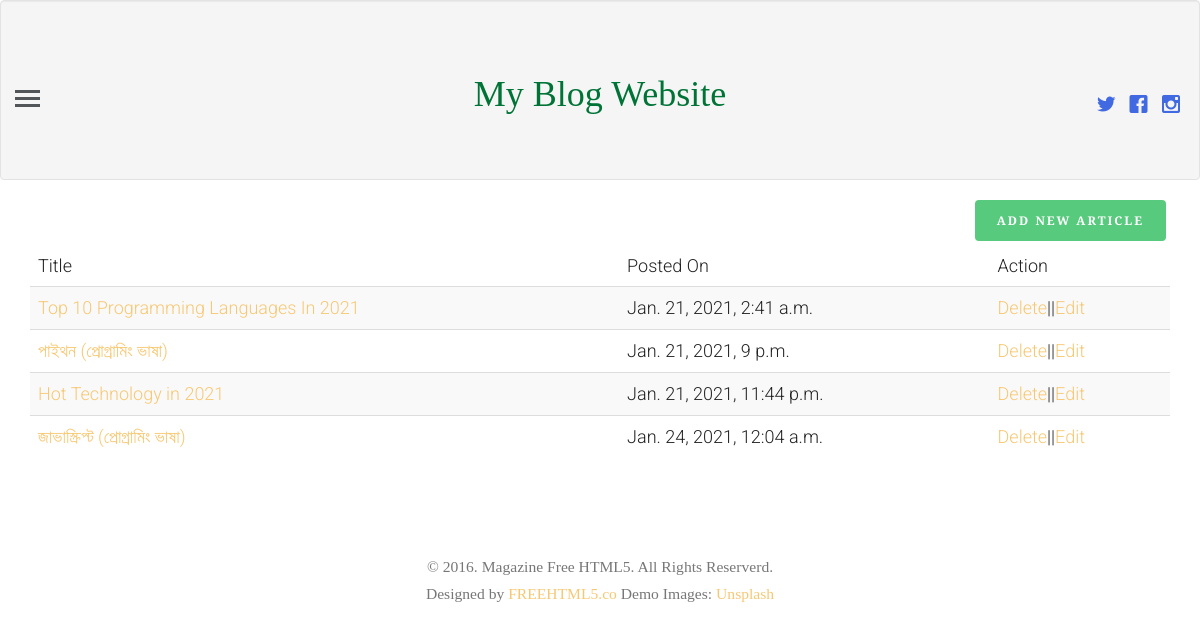
/profile (signed in), run on the app's committed database.
### blogapp/models.py (models this page shows, shortened)
class article(models.Model):
    article_author = models.ForeignKey(author, on_delete=models.CASCADE)
    title = models.CharField(max_length=200)
    body = RichTextField(blank=True, null=True)
    image = models.FileField()
    posted_on = models.DateTimeField(auto_now=False, auto_now_add=True)
    updated_on = models.DateTimeField(auto_now=True, auto_now_add=False)
    category = models.ForeignKey(category, on_delete=models.CASCADE)

### blogapp/views.py (the view, shortened to what this page needs)
# urls.py: path('profile', views.getProfile, name="profile"),
def getProfile(request):
    if request.user.is_authenticated:
        user = get_object_or_404(User, id=request.user.id)
        author_profile = author.objects.filter(name=user.id)
        if author_profile:
            authorUser = get_object_or_404(author, name=request.user.id)
            post = article.objects.filter(article_author=authorUser.id)
            return render(request, 'logged_in_profile.html', {"post": post, "user": authorUser})
    else:
        return redirect('blog:login')

### templates/logged_in_profile.html (shortened to what this page needs)
{% extends 'base.html' %}
{% block content %}
    <div class="container">
        <a href="{% url 'blog:create' %}" class="btn btn-success pull pull-right">Add new article</a>
    <table class="table table-striped">
        <thead>
        <tr>
            <td>Title</td>
            <td>Posted On</td>
            <td>Action</td>
        </tr>
        </thead>
        <tbody>
        {% for p in post %}
            <tr>
                <td><a href="{% url 'blog:single_post' id=p.id %}">{{ p.title }}</a></td>
                <td>{{ p.posted_on }}</td>
                <td><a href="{% url 'blog:delete' pid=p.id %}">Delete</a>||<a href="{% url 'blog:update' pid=p.id %}">Edit</a></td>
            </tr>
        {% endfor %}
        </tbody>
</table>
    </div>
{% endblock %}

### templates/base.html (shortened to what this page needs)
<!DOCTYPE html>
 <html class="no-js">
	<head>
    {% load static %}
	<link rel="stylesheet" href="{% static 'css/animate.css' %}">
	<link rel="stylesheet" href="{% static 'css/icomoon.css' %}">
	<link rel="stylesheet" href="{% static 'css/bootstrap.css' %}">
	<link rel="stylesheet" href="{% static 'css/style.css' %}">
	</head>
	<body>
	<header class="well" id="fh5co-header">
		<div class="container-fluid">
			<div class="row">
				<a href="#" class="js-fh5co-nav-toggle fh5co-nav-toggle"><i></i></a>
				<ul class="fh5co-social">
					<li><a target="_blank" href="https://twitter.com/HabiborRahaman6"><i class="icon-twitter"></i></a></li>
					<li><a target="_blank" href="https://www.facebook.com/profile.php?id=100009980252982"><i class="icon-facebook"></i></a></li>
					<li><a target="_blank" href="https://www.instagram.com/habibor_rahaman/"><i class="icon-instagram"></i></a></li>
				</ul>
				<div class="col-lg-12 col-md-12 text-center">
					<h1 id="fh5co-logo"><a href="{% url 'blog:index' %}">My Blog Website</a></h1>
				</div>
			</div>
		</div>
	</header>
    <div class="container-fluid">
		<div class="row fh5co-post-entry">
    {% block content %}
    {% endblock %}
        </div>
    </div>
	<footer id="fh5co-footer">
		<h3><small>&copy; 2016. Magazine Free HTML5. All Rights Reserverd. <br> Designed by <a href="http://freehtml5.co" target="_blank">FREEHTML5.co</a>  Demo Images: <a href="http://unsplash.com/" target="_blank">Unsplash</a></small></h3>
	</footer>
	</body>
</html>

### blogapp/static/css/icomoon.css (style rules this page uses)
[class^="icon-"], [class*=" icon-"] { font-family: 'icomoon' !important; speak: none; font-style: normal; font-weight: normal; font-variant: normal; text-transform: none; line-height: 1; -webkit-font-smoothing: antialiased; -moz-osx-font-smoothing: grayscale; }
.icon-facebook:before { content: "\ea67"; }
.icon-instagram:before { content: "\ea6f"; }
.icon-twitter:before { content: "\ea7c"; }

### blogapp/static/css/style.css (style rules this page uses)
html { background: #fff; }
body { font-family: "Roboto", arial, sans-serif; font-size: 18px; font-weight: 300; line-height: 1.8; color: #222; background: #fff; }
a { color: #f7c873; -webkit-transition: 0.5s; -o-transition: 0.5s; transition: 0.5s; }
h1, h2, h3, h4, h5, h6 { font-family: "Playfair Display", times, serif; color: #000; }
.btn { margin-right: 4px; margin-bottom: 4px; font-family: "Playfair Display", times, serif; font-size: 12px; letter-spacing: 2px; text-transform: uppercase; font-weight: 700; -webkit-border-radius: 4px; -moz-border-radius: 4px; -ms-border-radius: 4px; border-radius: 4px; -webkit-transition: 0.5s; -o-transition: 0.5s; transition: 0.5s; }
.btn-success { background: #58ca7e; color: #fff; border: 2px solid #58ca7e; }
#fh5co-header { padding: 3em 3em; float: left; width: 100%; }
@media screen and (max-width: 1200px) { #fh5co-header { padding-left: 15px; padding-right: 15px; } }
#fh5co-header .fh5co-nav-toggle { position: absolute; top: 4.2em; left: 3em; z-index: 99; }
@media screen and (max-width: 1200px) { #fh5co-header .fh5co-nav-toggle { top: 4em; left: 15px; } }
#fh5co-header .fh5co-social { position: absolute !important; right: 3em !important; top: 3.2em; z-index: 99; -webkit-transition: 0.5s; -o-transition: 0.5s; transition: 0.5s; }
@media screen and (max-width: 1200px) { #fh5co-header .fh5co-social { right: 15px !important; top: 3.2em; } }
#fh5co-header #fh5co-logo { text-align: center; }
#fh5co-header #fh5co-logo a { color:#007336; }
.fh5co-social { padding: 0; margin: 30px 0 0 0; position: relative; }
.fh5co-social li { padding: 0; margin: 0; list-style: none; display: inline; }
.fh5co-social li a { font-size: 20px; padding: 4px; color: #000; }
#fh5co-footer { padding: 3em 0; text-align: center; }
.fh5co-nav-toggle { width: 25px; height: 25px; cursor: pointer; text-decoration: none; }
.fh5co-nav-toggle i { position: relative; display: -moz-inline-stack; display: inline-block; zoom: 1; *display: inline; width: 25px; height: 3px; color: #535659; font: bold 14px/.4 Helvetica; text-transform: uppercase; text-indent: -55px; background: #535659; transition: all .2s ease-out; }
.fh5co-nav-toggle i::before, .fh5co-nav-toggle i::after { content: ''; width: 25px; height: 3px; background: #535659; position: absolute; left: 0; -webkit-transition: 0.2s; -o-transition: 0.2s; transition: 0.2s; }
.fh5co-nav-toggle i::before { top: -7px; }
.fh5co-nav-toggle i::after { bottom: -7px; }
.fh5co-nav-toggle { position: absolute; top: 18px; left: 0; z-index: 21; padding: 6px 0 0 0; display: block; margin: 0 auto; display: block; height: 44px; width: 25px; border-bottom: none !important; }

### templates/logged_in_profile.html (style rules this page uses)
#fh5co-header #fh5co-logo a { color: #007336; }
.icon-facebook:before { content: "\ea67"; color: royalblue; }
.icon-twitter:before { content: "\ea7c"; color: royalblue; }
.icon-instagram:before { content: "\ea6f"; color: royalblue; }

### data on the page
article: title "Top 10 Programming Languages In 2021", posted_on "Jan. 21, 2021, 2:41 a.m."
article: title "পাইথন (প্রোগ্রামিং ভাষা)", posted_on "Jan. 21, 2021, 9 p.m."
article: title "Hot Technology in 2021", posted_on "Jan. 21, 2021, 11:44 p.m."
article: title "জাভাস্ক্রিপ্ট (প্রোগ্রামিং ভাষা)", posted_on "Jan. 24, 2021, 12:04 a.m."
